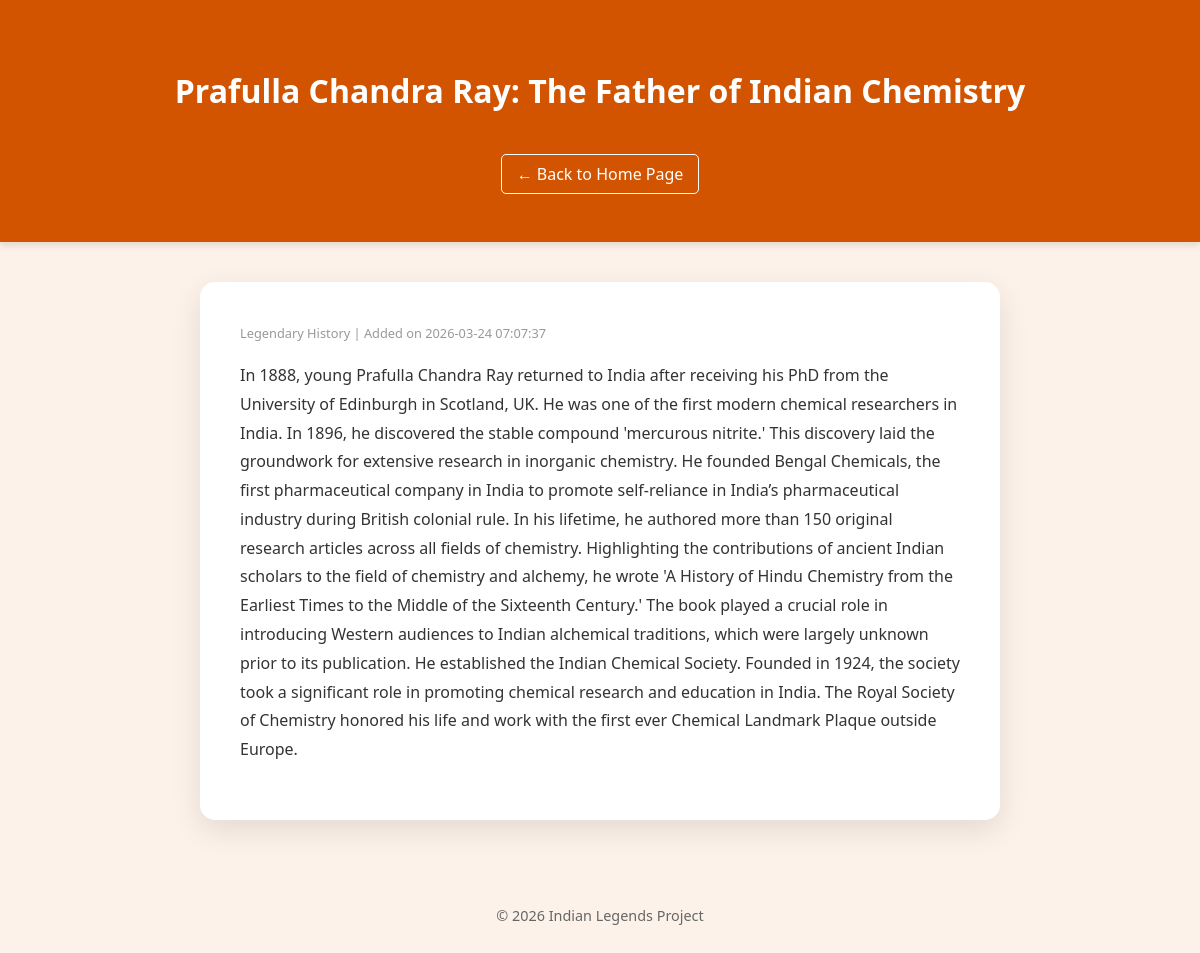
Page /3 on the committed database.
### tables this page shows
CREATE TABLE posts (
    id INTEGER PRIMARY KEY AUTOINCREMENT,
    created TIMESTAMP NOT NULL DEFAULT CURRENT_TIMESTAMP,
    title TEXT NOT NULL,
    content TEXT NOT NULL
);

### app.py (the view)
@app.route('/<int:post_id>')
def post(post_id):
    conn = get_db_connection()
    post = conn.execute('SELECT * FROM posts WHERE id = ?', (post_id,)).fetchone()
    conn.close()
    return render_template('post.html', post=post)

### app.py (called while the page is built)
def get_db_connection():
    conn = sqlite3.connect('database.db')
    conn.row_factory = sqlite3.Row
    return conn

### templates/post.html (shortened to what this page needs)
<!DOCTYPE html>
<html lang="en">
<head>
    <link rel="stylesheet" href="{{ url_for('static', filename='style.css') }}">
</head>
<body>
    <header>
        <div class="header-content">
            <h1>{{ post['title'] }}</h1>
            <a href="{{ url_for('index') }}" class="back-btn">← Back to Home Page</a>
        </div>
    </header>
    <main class="detail-container">
        <article class="full-post">
            <div class="post-meta">
                <span class="date">Legendary History | Added on {{ post['created'] }}</span>
            </div>
            <div class="post-body">
                <p>{{ post['content'] }}</p>
            </div>
        </article>
    </main>
    <footer>
        <p>&copy; 2026 Indian Legends Project</p>
    </footer>
</body>
</html>

### static/style.css (style rules this page uses)
body { font-family: 'Segoe UI', Tahoma, Geneva, Verdana, sans-serif; background-color: #fdf2e9; margin: 0; color: #333; }
header { background-color: #d35400; color: white; text-align: center; padding: 3rem 1rem; box-shadow: 0 4px 6px rgba(0,0,0,0.1); }
.date { font-size: 0.8rem; color: #999; display: block; margin-bottom: 15px; }
footer { text-align: center; padding: 2rem; font-size: 0.9rem; color: #666; }
.detail-container { max-width: 800px; margin: 40px auto; padding: 0 20px; }
.full-post { background: white; padding: 40px; border-radius: 15px; box-shadow: 0 10px 30px rgba(0,0,0,0.1); line-height: 1.8; }
.back-btn { display: inline-block; margin-top: 20px; color: white; text-decoration: none; border: 1px solid white; padding: 8px 15px; border-radius: 5px; transition: 0.3s; }

### rows in the picture
posts: title "Prafulla Chandra Ray: The Father of Indian Chemistry", created "2026-03-24 07:07:37", content "In 1888, young Prafulla Chandra Ray returned to India after receiving his PhD from the University of Edinburgh in Scotland, UK. He was one of the first modern chemical researchers in India. In 1896, he discovered the stable compound 'mercurous nitrite.' This discovery laid the groundwork for extensive research in inorganic chemistry. He founded Bengal Chemicals, the first pharmaceutical company in India to promote self-reliance in India’s pharmaceutical industry during British colonial rule. In his lifetime, he authored more than 150 original research articles across all fields of chemistry. Highlighting the contributions of ancient Indian scholars to the field of chemistry and alchemy, he…"
